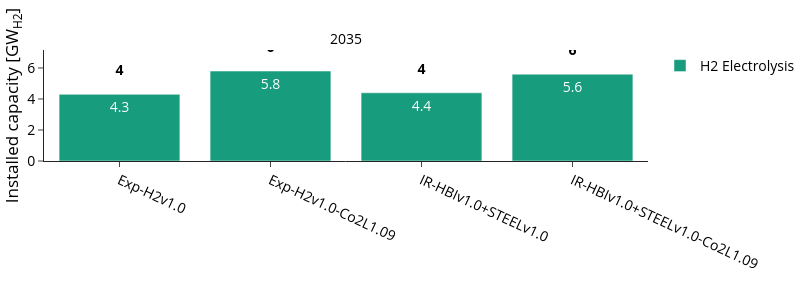

Notebook code cell kept with this figure:
### Markdown cell above
### Hydrogen Installed Capacity

### Code cell
plot_config['chart_config'] = yaml_config['charts']['hydrogen_capacity']

fig, df = plot_capacity(
    carrier="H2",
    capacity_dict=optimal_capacity_dict,
    config=plot_config,
    rename_function=rename_h2,
    save_dir=SDIR
)

fig.show()

### Figure 1 — Plotly figure (JSON) as saved in the notebook; plotly's stock layout.template omitted (floating-point values rounded to 4 significant figures)
{"data": [{"hovertemplate": "=%{x}<br>Installed capacity [GW<sub>H2</sub>]=%{text}<extra></extra>", "legendgroup": "H2 Electrolysis", "marker": {"color": "#179c7d", "pattern": {"shape": ""}}, "name": "H2 Electrolysis", "orientation": "v", "showlegend": true, "text": [4.3, 5.8, 4.4, 5.6], "textangle": 0, "textposition": "inside", "texttemplate": "%{y:.1f}", "type": "bar", "x": ["Exp-H2v1.0", "Exp-H2v1.0-Co2L1.09", "IR-HBIv1.0+STEELv1.0", "IR-HBIv1.0+STEELv1.0-Co2L1.09"], "xaxis": "x", "y": [4.3, 5.8, 4.4, 5.6], "yaxis": "y"}, {"hoverinfo": "skip", "mode": "text", "showlegend": false, "text": ["4", "6", "4", "6"], "textfont": {"color": "black", "size": 14, "weight": "bold"}, "textposition": "top center", "type": "scatter", "x": ["Exp-H2v1.0", "Exp-H2v1.0-Co2L1.09", "IR-HBIv1.0+STEELv1.0", "IR-HBIv1.0+STEELv1.0-Co2L1.09"], "xaxis": "x", "y": [5.3, 6.8, 5.4, 6.6], "yaxis": "y"}], "layout": {"annotations": [{"font": {}, "showarrow": false, "text": "2035", "x": 0.5, "xanchor": "center", "xref": "paper", "y": 1, "yanchor": "bottom", "yref": "paper"}], "barmode": "relative", "height": 300, "legend": {"title": {"text": ""}, "tracegroupgap": 0, "traceorder": "normal"}, "width": 800, "xaxis": {"anchor": "y", "categoryarray": [], "categoryorder": "array", "domain": [0, 1], "tickangle": 25, "title": {"text": ""}}, "yaxis": {"anchor": "x", "domain": [0, 1], "title": {"text": "Installed capacity [GW<sub>H2</sub>]"}}}}
